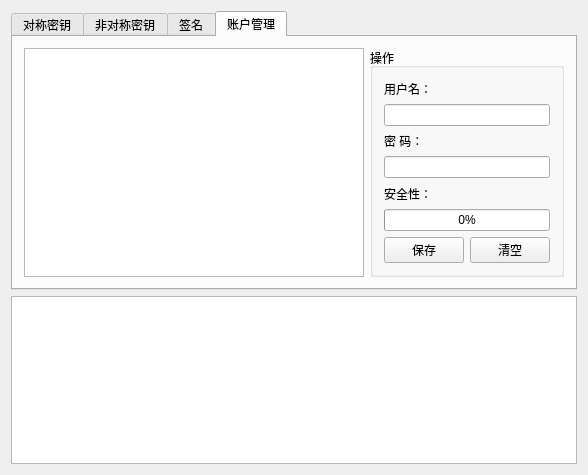
<?xml version="1.0" encoding="UTF-8"?>
<ui version="4.0">
 <class>Widget</class>
 <widget class="QWidget" name="Widget">
  <property name="geometry">
   <rect>
    <x>0</x>
    <y>0</y>
    <width>588</width>
    <height>475</height>
   </rect>
  </property>
  <property name="sizePolicy">
   <sizepolicy hsizetype="Expanding" vsizetype="Expanding">
    <horstretch>0</horstretch>
    <verstretch>0</verstretch>
   </sizepolicy>
  </property>
  <property name="maximumSize">
   <size>
    <width>16777215</width>
    <height>16777215</height>
   </size>
  </property>
  <property name="windowTitle">
   <string>密钥管理</string>
  </property>
  <layout class="QGridLayout" name="gridLayout_2">
   <item row="2" column="0">
    <layout class="QGridLayout" name="gridLayout">
     <item row="0" column="0">
      <widget class="QTabWidget" name="tabWidget">
       <property name="sizePolicy">
        <sizepolicy hsizetype="MinimumExpanding" vsizetype="MinimumExpanding">
         <horstretch>0</horstretch>
         <verstretch>0</verstretch>
        </sizepolicy>
       </property>
       <property name="maximumSize">
        <size>
         <width>16777215</width>
         <height>300</height>
        </size>
       </property>
       <property name="tabPosition">
        <enum>QTabWidget::North</enum>
       </property>
       <property name="currentIndex">
        <number>3</number>
       </property>
       <widget class="QWidget" name="tab">
        <attribute name="title">
         <string>对称密钥</string>
        </attribute>
        <layout class="QGridLayout" name="gridLayout_5">
         <item row="0" column="1">
          <layout class="QGridLayout" name="gridLayout_4">
           <item row="1" column="0">
            <widget class="QLineEdit" name="lineEdit">
             <property name="readOnly">
              <bool>true</bool>
             </property>
            </widget>
           </item>
           <item row="1" column="1">
            <widget class="QSpinBox" name="spinBox">
             <property name="value">
              <number>16</number>
             </property>
            </widget>
           </item>
           <item row="1" column="2" alignment="Qt::AlignHCenter|Qt::AlignVCenter">
            <widget class="QPushButton" name="pushButton">
             <property name="text">
              <string>生成</string>
             </property>
            </widget>
           </item>
           <item row="0" column="1">
            <widget class="QLabel" name="label">
             <property name="maximumSize">
              <size>
               <width>16777215</width>
               <height>20</height>
              </size>
             </property>
             <property name="text">
              <string>密钥的长度</string>
             </property>
            </widget>
           </item>
           <item row="0" column="0">
            <widget class="QLabel" name="label_2">
             <property name="text">
              <string>对称密钥</string>
             </property>
            </widget>
           </item>
          </layout>
         </item>
         <item row="0" column="0">
          <widget class="QTableWidget" name="tableWidget_2"/>
         </item>
        </layout>
       </widget>
       <widget class="QWidget" name="tab_2">
        <attribute name="title">
         <string>非对称密钥</string>
        </attribute>
        <layout class="QGridLayout" name="gridLayout_7">
         <item row="0" column="1">
          <layout class="QGridLayout" name="gridLayout_6">
           <item row="0" column="0">
            <widget class="QGroupBox" name="groupBox">
             <property name="minimumSize">
              <size>
               <width>230</width>
               <height>0</height>
              </size>
             </property>
             <property name="title">
              <string>操作</string>
             </property>
             <layout class="QGridLayout" name="gridLayout_9">
              <item row="0" column="0">
               <layout class="QGridLayout" name="gridLayout_8">
                <item row="2" column="0" alignment="Qt::AlignHCenter|Qt::AlignVCenter">
                 <widget class="QPushButton" name="pushButton_2">
                  <property name="text">
                   <string>添加</string>
                  </property>
                 </widget>
                </item>
                <item row="3" column="0">
                 <widget class="QLabel" name="label_4">
                  <property name="text">
                   <string>生成密钥对</string>
                  </property>
                  <property name="alignment">
                   <set>Qt::AlignCenter</set>
                  </property>
                 </widget>
                </item>
                <item row="1" column="0">
                 <widget class="QLineEdit" name="lineEdit_2"/>
                </item>
                <item row="0" column="0">
                 <widget class="QLabel" name="label_3">
                  <property name="text">
                   <string>加密的文件路径</string>
                  </property>
                  <property name="alignment">
                   <set>Qt::AlignCenter</set>
                  </property>
                 </widget>
                </item>
                <item row="4" column="0" alignment="Qt::AlignHCenter|Qt::AlignVCenter">
                 <widget class="QPushButton" name="pushButton_3">
                  <property name="text">
                   <string>生成</string>
                  </property>
                 </widget>
                </item>
               </layout>
              </item>
             </layout>
            </widget>
           </item>
          </layout>
         </item>
         <item row="0" column="0">
          <widget class="QListWidget" name="listWidget"/>
         </item>
        </layout>
       </widget>
       <widget class="QWidget" name="tab_3">
        <attribute name="title">
         <string>签名</string>
        </attribute>
        <layout class="QGridLayout" name="gridLayout_11">
         <item row="2" column="1">
          <widget class="QLabel" name="label_5">
           <property name="text">
            <string>文件路径</string>
           </property>
          </widget>
         </item>
         <item row="3" column="2">
          <widget class="QPushButton" name="pushButton_5">
           <property name="text">
            <string>选择</string>
           </property>
          </widget>
         </item>
         <item row="3" column="1">
          <widget class="QLineEdit" name="lineEdit_3"/>
         </item>
         <item row="4" column="1" alignment="Qt::AlignHCenter">
          <widget class="QPushButton" name="pushButton_4">
           <property name="text">
            <string>签名</string>
           </property>
          </widget>
         </item>
         <item row="2" column="2">
          <widget class="QLabel" name="label_6">
           <property name="text">
            <string>选择路径</string>
           </property>
          </widget>
         </item>
         <item row="4" column="2">
          <widget class="QLabel" name="label_10">
           <property name="text">
            <string/>
           </property>
          </widget>
         </item>
         <item row="2" column="0" rowspan="3">
          <widget class="QTableWidget" name="tableWidget"/>
         </item>
        </layout>
       </widget>
       <widget class="QWidget" name="tab_4">
        <attribute name="title">
         <string>账户管理</string>
        </attribute>
        <layout class="QGridLayout" name="gridLayout_10">
         <item row="0" column="1">
          <widget class="QGroupBox" name="groupBox_2">
           <property name="minimumSize">
            <size>
             <width>0</width>
             <height>0</height>
            </size>
           </property>
           <property name="title">
            <string>操作</string>
           </property>
           <layout class="QGridLayout" name="gridLayout_12">
            <item row="2" column="0">
             <widget class="QLabel" name="label_8">
              <property name="text">
               <string>密 码：</string>
              </property>
             </widget>
            </item>
            <item row="0" column="0">
             <widget class="QLabel" name="label_7">
              <property name="text">
               <string>用户名：</string>
              </property>
             </widget>
            </item>
            <item row="4" column="0">
             <widget class="QLabel" name="label_9">
              <property name="text">
               <string>安全性：</string>
              </property>
             </widget>
            </item>
            <item row="7" column="0">
             <widget class="QPushButton" name="pushButton_6">
              <property name="text">
               <string>保存</string>
              </property>
             </widget>
            </item>
            <item row="7" column="1">
             <widget class="QPushButton" name="pushButton_7">
              <property name="text">
               <string>清空</string>
              </property>
             </widget>
            </item>
            <item row="5" column="0" colspan="2">
             <widget class="QProgressBar" name="progressBar">
              <property name="value">
               <number>0</number>
              </property>
             </widget>
            </item>
            <item row="3" column="0" colspan="2">
             <widget class="QLineEdit" name="lineEdit_5"/>
            </item>
            <item row="1" column="0" colspan="2">
             <widget class="QLineEdit" name="lineEdit_4"/>
            </item>
           </layout>
          </widget>
         </item>
         <item row="0" column="0">
          <widget class="QTableWidget" name="tableWidget_3">
           <property name="showGrid">
            <bool>false</bool>
           </property>
          </widget>
         </item>
        </layout>
       </widget>
      </widget>
     </item>
    </layout>
   </item>
   <item row="3" column="0">
    <layout class="QGridLayout" name="gridLayout_3">
     <item row="0" column="0">
      <widget class="QTextBrowser" name="textBrowser"/>
     </item>
    </layout>
   </item>
  </layout>
 </widget>
 <layoutdefault spacing="6" margin="11"/>
 <resources/>
 <connections/>
</ui>
